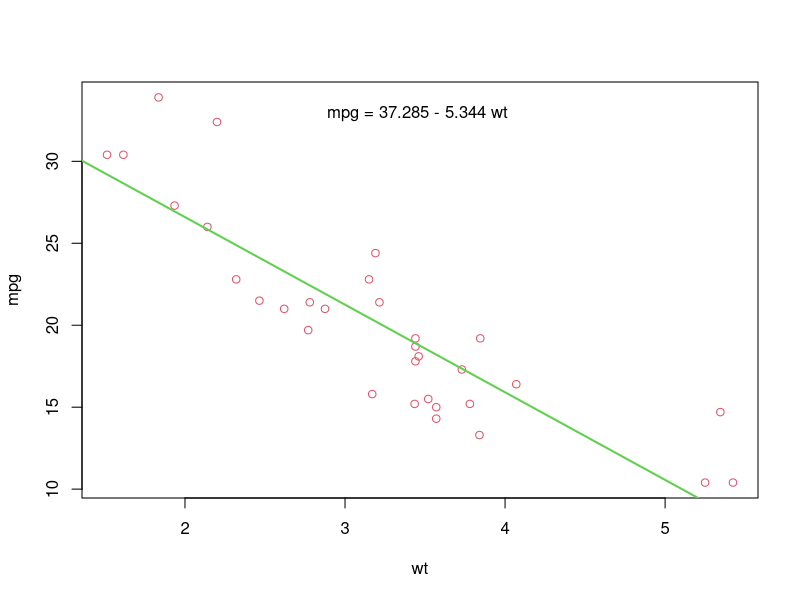

This figure's R source:
data("mtcars")
#showing relation ship
plot(mpg ~ wt, data = mtcars, col=2)
#predicting mpg as explained by wt
fit <- lm(mpg ~ wt, data = mtcars)
#viewing 
summary(fit)
#adding a line to show the predicted mpg
abline(fit,col=3,lwd=2)
bs <- round(coef(fit), 3) 
lmlab <- paste0("mpg = ", bs[1],
                ifelse(sign(bs[2])==1, " + ", " - "), abs(bs[2]), " wt ")
mtext(lmlab, 3, line=-2) 
print("HR")
